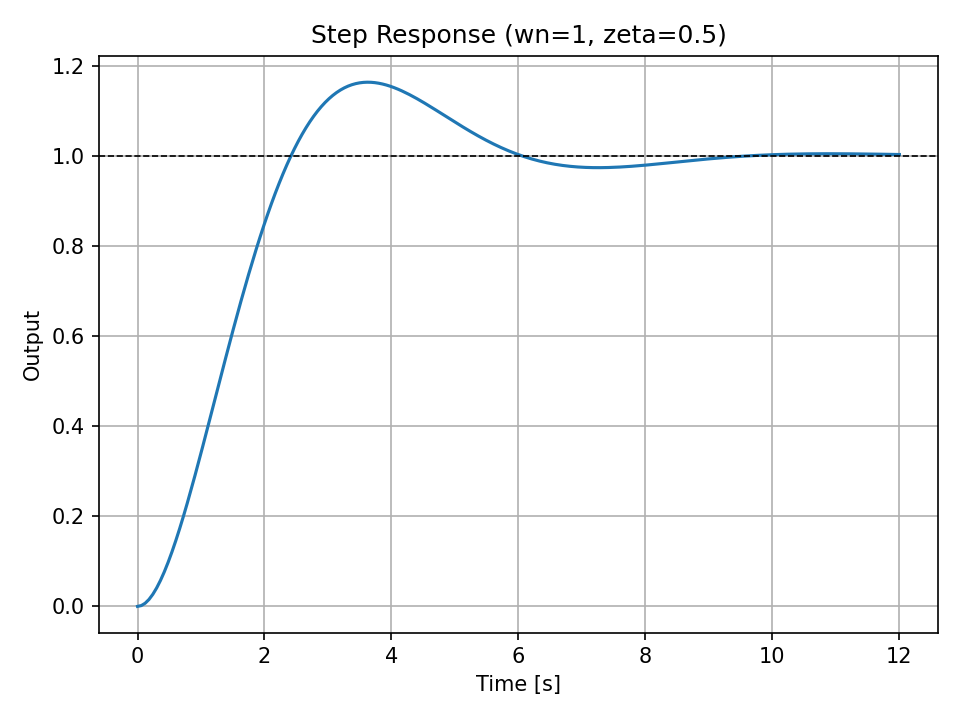

Source code (Python):
import numpy as np
import matplotlib.pyplot as plt
from scipy.signal import StateSpace, step


def step_response(A, B, C, D, T=None):
    """Generate the step response of a linear state space system.

    The system is defined as:
        dx/dt = A x + B u
            y = C x + D u

    Parameters
    ----------
    A : array_like
        State matrix (n x n).
    B : array_like
        Input matrix (n x m).
    C : array_like
        Output matrix (p x n).
    D : array_like
        Feedthrough matrix (p x m).
    T : array_like, optional
        Time vector. If None, automatically determined.

    Returns
    -------
    t : ndarray
        Time values.
    y : ndarray
        Step response output.
    """
    sys = StateSpace(np.asarray(A, dtype=float), np.asarray(B, dtype=float),
                      np.asarray(C, dtype=float), np.asarray(D, dtype=float))
    t, y = step(sys, T=T)
    return t, y


if __name__ == "__main__":
    A = [[0, 1], [-1, -1]]
    B = [[0], [1]]
    C = [[1, 0]]
    D = [[0]]

    t, y = step_response(A, B, C, D, T=np.linspace(0, 12, 200))

    plt.figure()
    plt.plot(t, y)
    plt.axhline(1.0, color="k", linestyle="--", linewidth=0.8)
    plt.xlabel("Time [s]")
    plt.ylabel("Output")
    plt.title("Step Response (wn=1, zeta=0.5)")
    plt.grid(True)
    plt.tight_layout()
    plt.savefig("stepresponse.png", dpi=150)
    plt.show()
    print("Plot saved to stepresponse.png")
